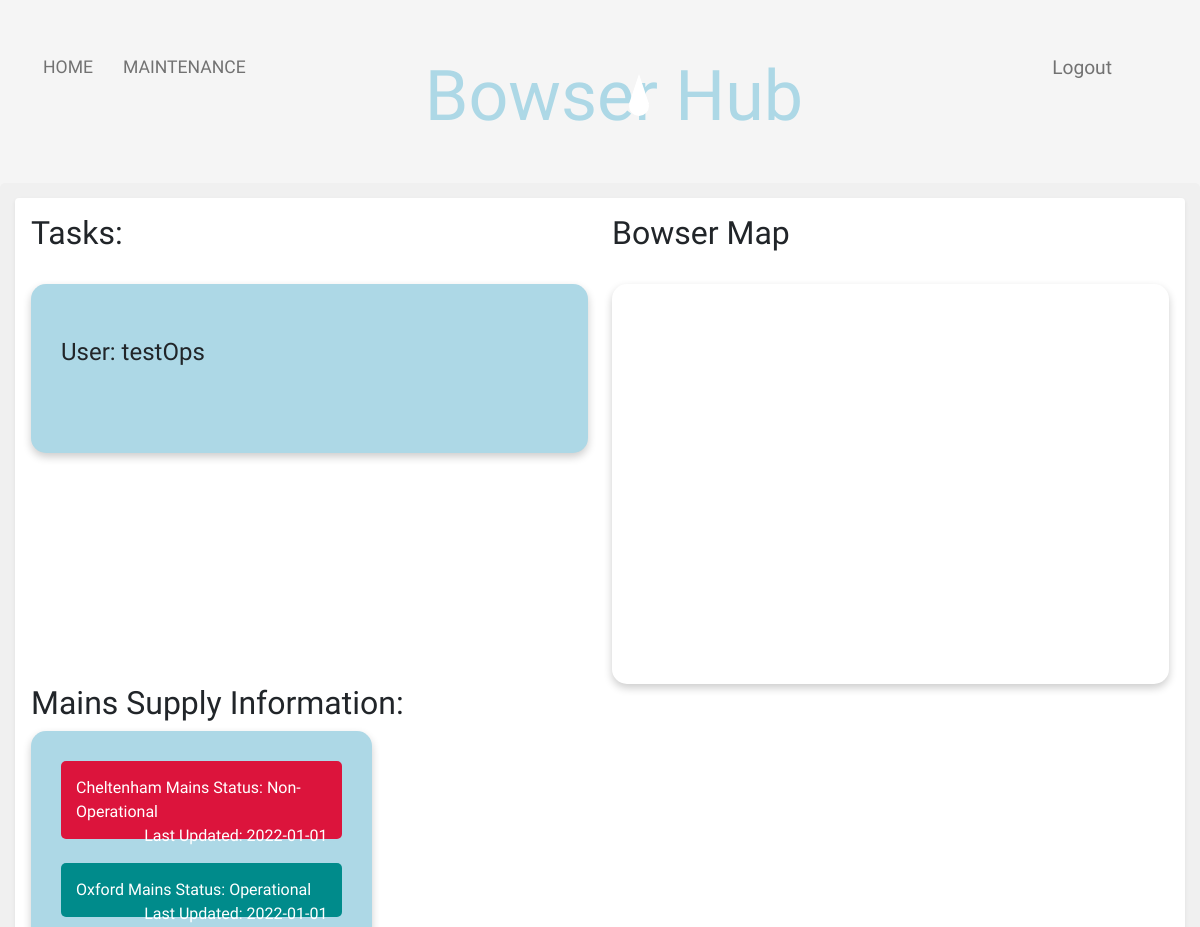
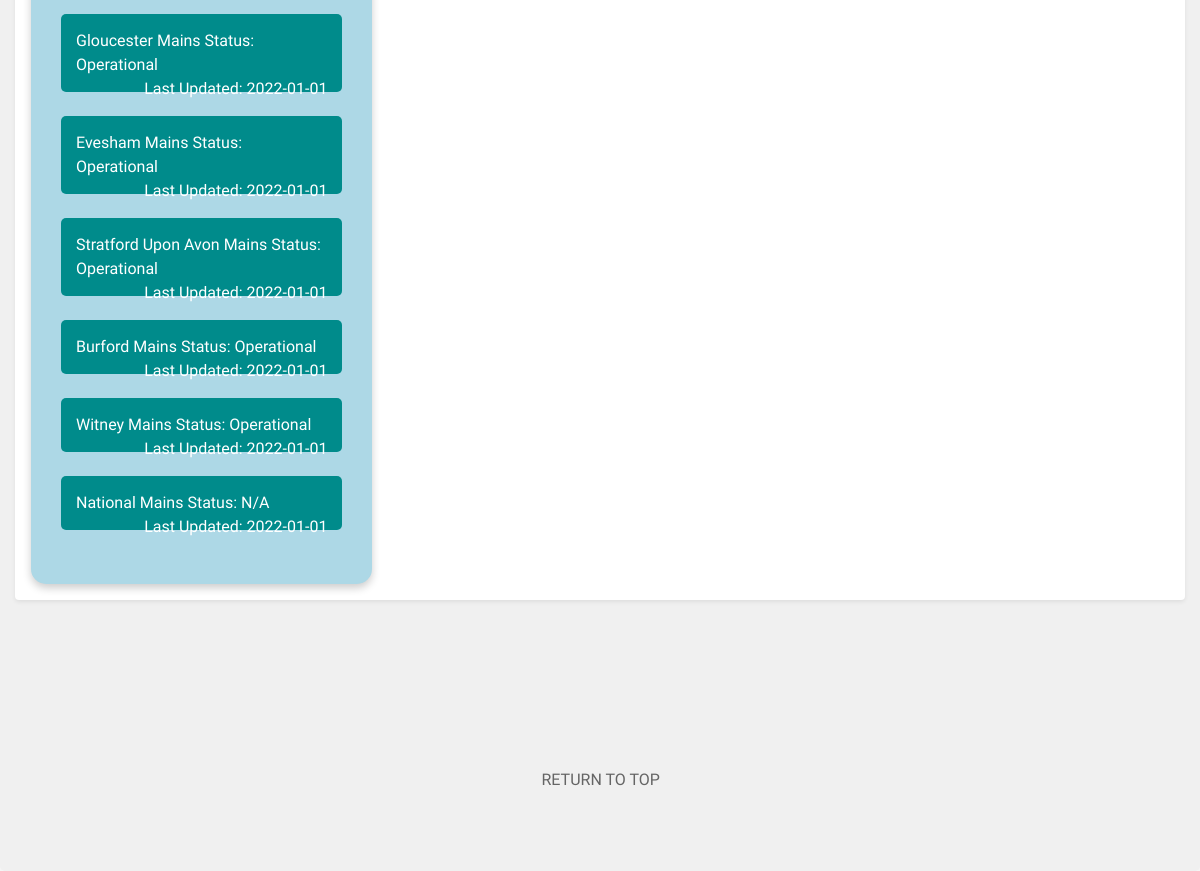
Page /maintenance/maintenance.php (signed in) on the committed database (2 pictures, top to bottom).
### tables this page shows
CREATE TABLE `tbl_area` (
  `Area_ID` int(11) NOT NULL,
  `Area_Name` varchar(100) NOT NULL,
  `Area_Mains_Status` varchar(100) NOT NULL,
  `Last_Modified` date NOT NULL DEFAULT '2022-01-01'
);

### maintenance/maintenance.php (the view, shortened to what this page needs)
<?php
if (isset($_SESSION['email'])){
    $email = $_SESSION['email'];
}
$connection = OpenConnection();
?>
<!doctype html>
<html lang="en">
<head>
    <link href="https://cdn.jsdelivr.net/npm/bootstrap@5.1.1/dist/css/bootstrap.min.css" rel="stylesheet">
    <link rel="stylesheet" href="../global/global.css" type="text/css">
    <link rel="stylesheet" href="maintenance.css" type="text/css">
</head>
<body>
<div>
    <div class="nav-wrapper">
        <div class="left-side">
            <div class="nav-link-wrapper active-nav-link">
                <a class="text-focus-in" href="../home/index.php">Home</a>
            </div>
            <div class="nav-link-wrapper active-nav-link">
                <a class="text-focus-in" href="maintenance.php">Maintenance</a>
            </div>
        </div>
        <div class="middle">
            <h2 class="text-focus-in" id="navTitle">Bowser Hub</h2>
            <div class="drop"></div>
        </div>
        <div class="right-side">
            <div class="nav-link-wrapper">
                <?php
                if (isset($_SESSION['email'])) {
                    echo "<div class='nav-link-wrapper' id='logoutTab'>";
                    echo "<a href='../home/logout.php'>Logout</a>";
                    echo "</div>";
                }
                ?>
            </div>
        </div>
    </div>
    <div class="upperPage">
        <div class="shadow-sm p-3 mb-5 bg-body rounded">
            <div class="row">
                <div class="col">
                    <h2> Tasks:</h2>
                    <br />
                    <ul class="maintenance_list">
                        <br />
                        <h4>User: <?php
                            $username = current(explode('@', $email));
                            echo $username;
                            ?> </h4>
                        <br /><br />
                </div>
                <div class="col">
                    <div class="text_area">
                        <h2>Bowser Map</h2>
                        <br />
                        <div class="mapDiv"  id="map"></div>
                    </div>
                </div>
            </div>
            <h2>  Mains Supply Information:</h2>
            <div class ="backgroundBox">
            <?php
            $mainsSQL = "SELECT * FROM tbl_area ORDER BY Last_Modified DESC";
            $mainsQuery = mysqli_query($connection, $mainsSQL);
            foreach ($mainsQuery as $area){
                $areaName = $area['Area_Name'];
                $areaStatus = $area['Area_Mains_Status'];
                $areaLastModified = $area['Last_Modified'];
                switch ($areaStatus){
                    case "Operational":
                        $areaDiv = "operational";
                        break;
                    case "Non-Operational":
                        $areaDiv = "broken";
                        break;
                }
                echo "<div id = $areaDiv >";
                echo $areaName," Mains Status: ", $areaStatus," <span style='float:right'> Last Updated: ", $areaLastModified, "</span>","</div> <br/>";
            }
            ?>
            </div>
        </div>
        <br /><br /><br /><br /><br />
        <p><a id="top_link" href="#back_to_top" >RETURN TO TOP</a></p>
        <br />  <br />
</body>
</html>

### global/global.css (style rules this page uses)
.left-side { margin-left: 5px; }
body { font-family: "Comfortaa", cursive; margin: 0px; background-color: whitesmoke; }
.nav-wrapper { display: flex; justify-content: space-between; padding: 38px; font-size: larger; }
#navTitle { font-family: 'Rubik Moonrocks', cursive; font-size: 90px; color: lightblue; margin-left: 30pc; }
.left-side { display: flex; margin-left: -4%; }
.nav-wrapper > .left-side > div { margin-right: 30px; text-transform: uppercase; font-size: 1.1rem; }
.nav-wrapper > .right-side > div { margin-right: 50px; }
.nav-link-wrapper { height: 22px; border-bottom: 1px solid transparent; transition: border-bottom 0.5s; }
.active-nav-link a { color: #727272; }
.nav-link-wrapper a { color: #727272; text-decoration: none; transition: color 0.5s; }
.text-focus-in { -webkit-animation: text-focus-in 0.7s cubic-bezier(0.55, 0.085, 0.68, 0.53) both; animation: text-focus-in 0.7s cubic-bezier(0.55, 0.085, 0.68, 0.53) both; animation-delay: 0.7s; }
.middle { margin-left: -30%; }
.upperPage { background-color: rgb(240, 240, 240); border-radius: 5px; padding: 15px; margin-top: -35px; }
#top_link { color: #656565; margin-left: 45%; }
a:link { text-decoration: none; }
#map { height: 400px; }
.mapDiv { padding: 5px; border: 0; border-radius: 15px; box-shadow: 0 4px 8px 0 rgba(0, 0, 0, 0.2); }
@media only screen and (max-width: 1200px) { .middle { margin-left: -50px; } }
@media only screen and (max-width: 1200px) { #navTitle { margin-left: -50px; font-size: 70px; } }
.drop { position: relative; width: 20px; height: 20px; top: -50px; margin: 0 auto; background: #FFF; -moz-border-radius: 20px; -webkit-border-radius: 20px; border-radius: 20px; -moz-animation-name: drip; -webkit-animation-name: drip; animation-name: drip; -moz-animation-timing-function: cubic-bezier(1,0,.91,.19); -webkit-animation-timing-function: cubic-bezier(1,0,.91,.19); animation-timing-function: cubic-bezier(1,0,.91,.19); -moz-animation-duration: 2s; -webkit-animation-duration: 2s; animation-duration: 2s; -moz-animation-iteration-count: infinite; -webkit-animation-iteration-count: infinite; animation-iteration-count: infinite; }
.drop:before { content: ""; position: absolute; width: 0; height: 0; border-left: 10px solid transparent; border-right: 10px solid transparent; border-bottom: 30px solid rgba(255,255,255,1); top: -22px; }

### maintenance/maintenance.css (style rules this page uses)
.maintenance_list { padding: 30px; background-color: lightblue; border: 0; border-radius: 15px; box-shadow: 0 4px 8px 0 rgba(0, 0, 0, 0.2); }
.left-side { margin-left: 5px; }
.backgroundBox { width: 30%; padding: 30px; background-color: lightblue; border: 0; border-radius: 15px; box-shadow: 0 4px 8px 0 rgba(0, 0, 0, 0.2); }
#operational { padding: 15px; background-color: darkcyan ; border: 0; border-radius: 5px; font-size: medium; color: white; }
#broken { padding: 15px; background-color: Crimson ; border: 0; border-radius: 5px; font-size: medium; color: white; }

### rows in the picture
tbl_area: Area_Name "Cheltenham", Area_Mains_Status "Non-Operational", Last_Modified "2022-01-01"
tbl_area: Area_Name "Oxford", Area_Mains_Status "Operational", Last_Modified "2022-01-01"
tbl_area: Area_Name "Gloucester", Area_Mains_Status "Operational", Last_Modified "2022-01-01"
tbl_area: Area_Name "Evesham", Area_Mains_Status "Operational", Last_Modified "2022-01-01"
tbl_area: Area_Name "Stratford Upon Avon", Area_Mains_Status "Operational", Last_Modified "2022-01-01"
tbl_area: Area_Name "Burford", Area_Mains_Status "Operational", Last_Modified "2022-01-01"
tbl_area: Area_Name "Witney", Area_Mains_Status "Operational", Last_Modified "2022-01-01"
tbl_area: Area_Name "National", Area_Mains_Status "N/A", Last_Modified "2022-01-01"

### other values in the picture
$username "testOps"
